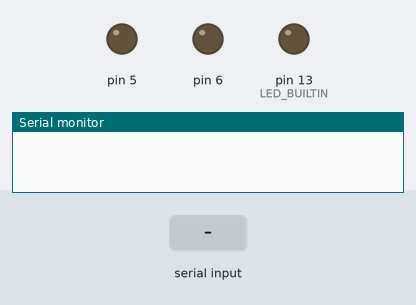
Bench run of a sketch on a simulated Arduino Uno, built with avr-gcc and run on an emulated ATmega328P. On the bench: output pins drawn as LEDs (lit = HIGH), the last lines printed to the serial monitor. Inputs (shaded band) come from the test bench.

Above: at 1.2 s.
1.3 s: "1on" received over the second serial link
At 2.0 s:
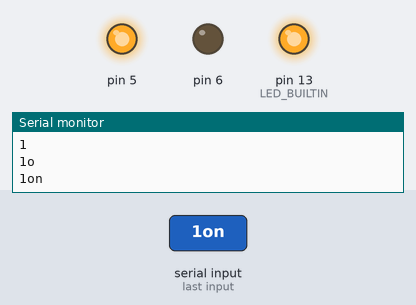
2.8 s: "2on" received over the second serial link
At 3.2 s:
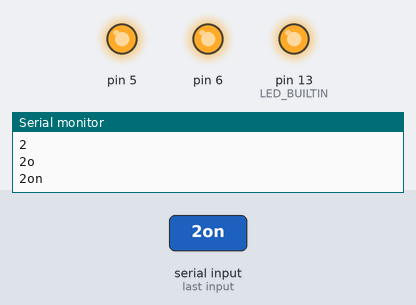
4.3 s: "1off" received over the second serial link
At 5.5 s:
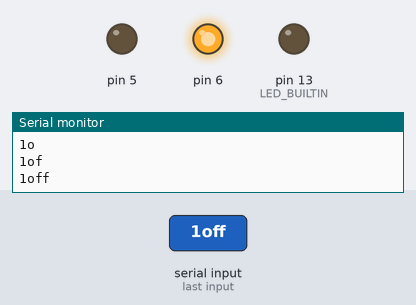
5.8 s: "2off" received over the second serial link
At 6.7 s:
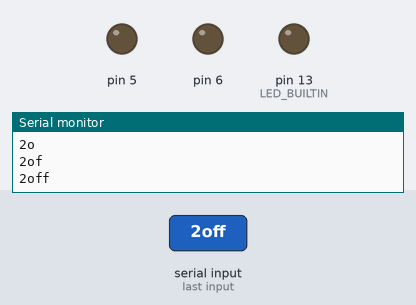
Timing chart, 0 to 8.3 s (numbered marks = the images above; inputs shaded):
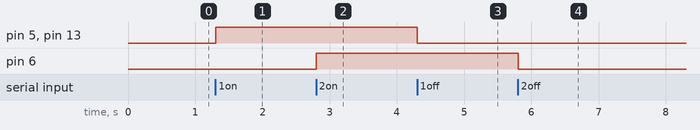

The sketch:

slave_light.ino
```cpp
#include <SoftwareSerial.h>

SoftwareSerial HC12(2, 3);

void setup() {
  Serial.begin(9600);
  HC12.begin(9600);

  pinMode(5, OUTPUT);
  pinMode(6, OUTPUT);
  pinMode(LED_BUILTIN, OUTPUT);
}

void loop() {
  String input = "";
  while (HC12.available()) {
    input += (char) HC12.read();
    Serial.println(input);
    delay(1);
  }
  if (input == "1on") {
    digitalWrite(5, HIGH);
    digitalWrite(LED_BUILTIN, HIGH);
  }
  if (input == "1off") {
    digitalWrite(5, LOW);
    digitalWrite(LED_BUILTIN, LOW);
  }
  if (input == "2on") {
    digitalWrite(6, HIGH);
  }
  if (input == "2off") {
    digitalWrite(6, LOW);
  }
}
```

Measured:
- after the input at 1.3 s, pin 5, pin 13 (LED_BUILTIN): LOW → HIGH at once
- after the input at 2.8 s, pin 6: LOW → HIGH at once
- after the input at 4.3 s, pin 5, pin 13 (LED_BUILTIN): HIGH → LOW at once
- after the input at 5.8 s, pin 6: HIGH → LOW at once
